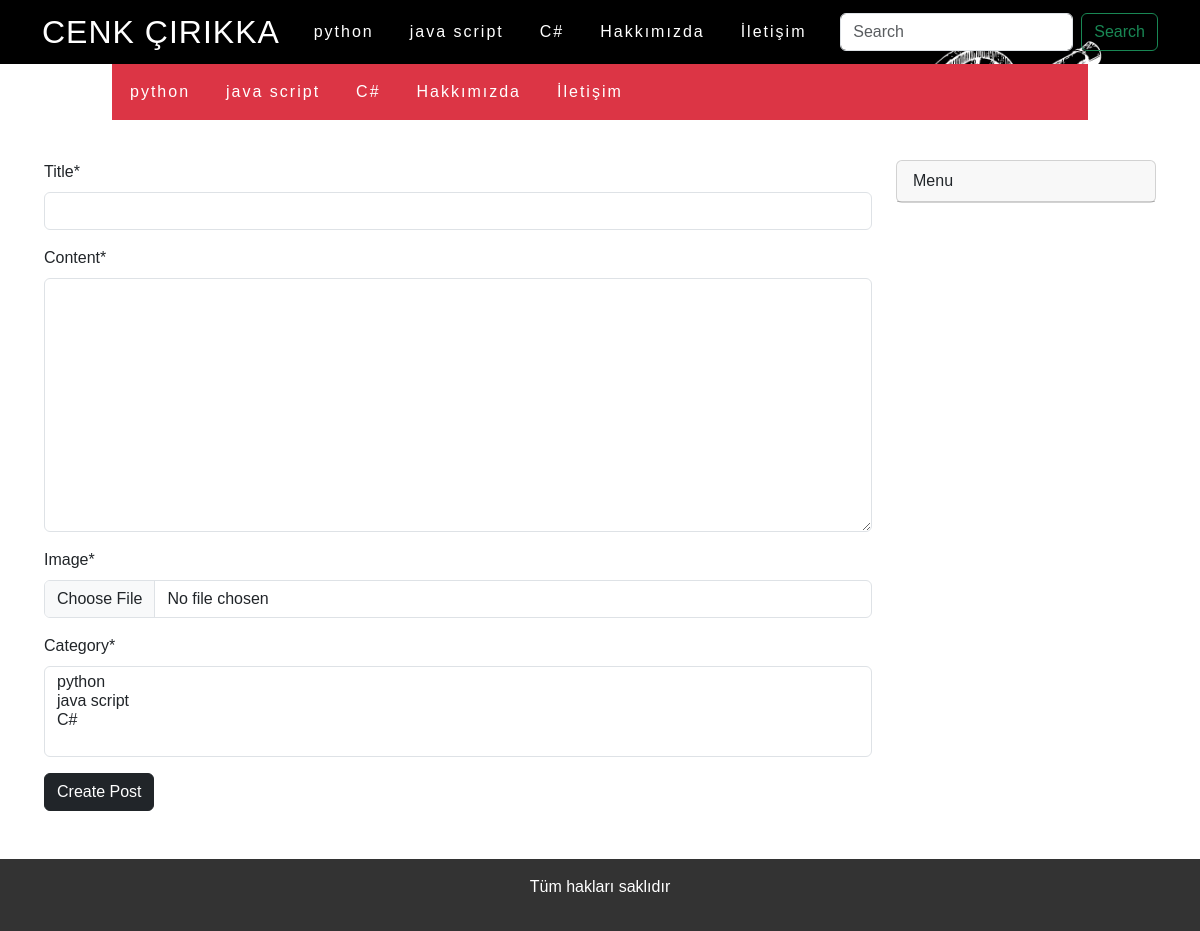
Before: /add-text (signed in) with the older database file.
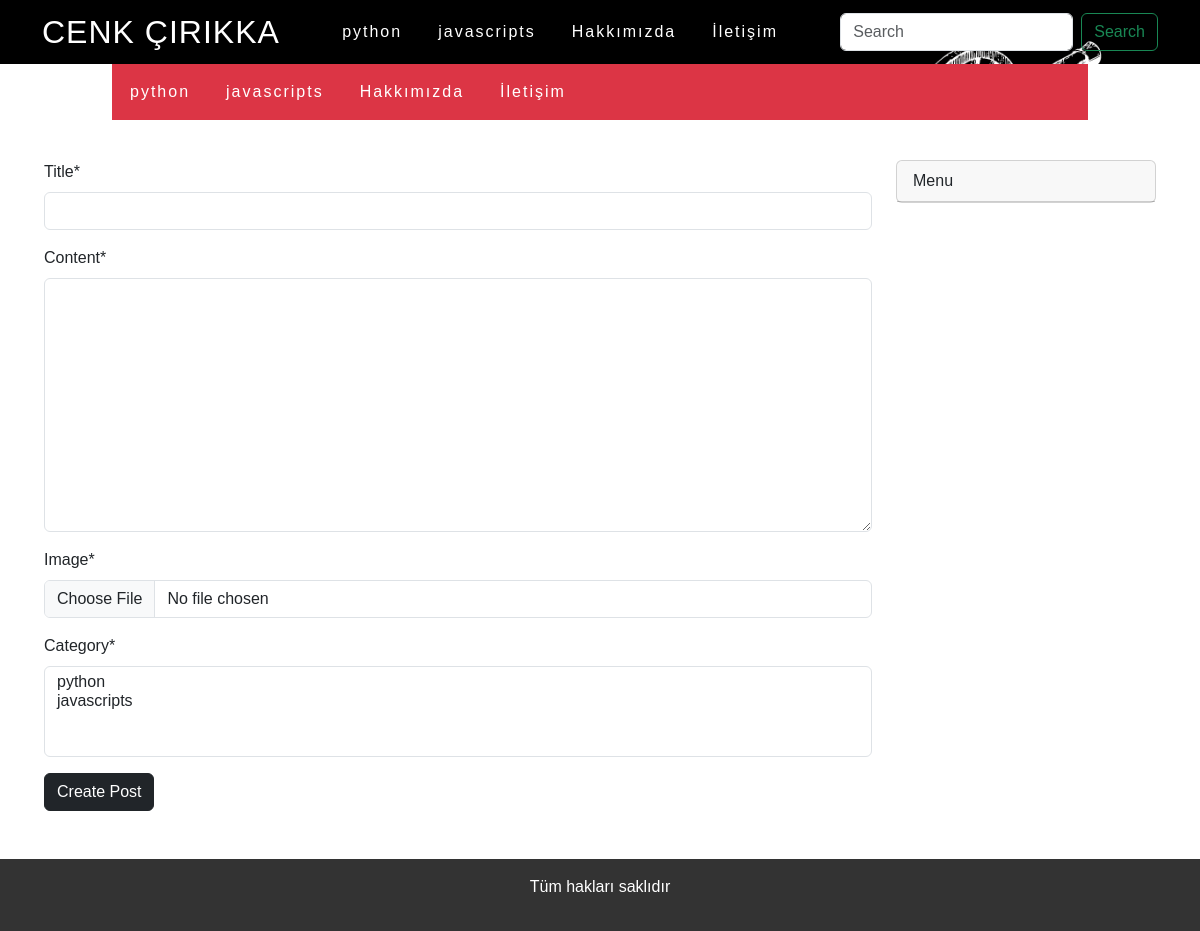
After: the same page with the newer database file.
### blog/models/category.py (models this page shows)
class categoryModel(models.Model):
    categoryName = models.CharField(max_length=30, blank=False, null=False)
    slug = AutoSlugField(populate_from= 'categoryName', unique=True)
    class Meta:
        db_table = 'category'
        verbose_name = 'Category'
        verbose_name_plural = 'Categories'
    def __str__(self):
        return self.categoryName

### blog/views/addText.py (the view, shortened to what this page needs)
# urls.py: path('add-text',addTextCreateView.as_view(), name='addText'),
class addTextCreateView(LoginRequiredMixin,CreateView):
    login_url = reverse_lazy('login')
    template_name='pages/addText.html'
    model = textModel
    fields = ['title','content','image','category']

### blog/templatetags/categoryList.py (called while the page is built)
@register.simple_tag
def categoryList():
    categories = categoryModel.objects.all()
    return categories

### blog/templates/pages/addText.html (shortened to what this page needs)
{% extends 'base.html' %}
{% load crispy_forms_tags %}
{% block content %}
    <form method="POST"  enctype="multipart/form-data" >
      {{form|crispy}}
      <input type ="submit" class="btn btn-dark mb-3" value = "Create Post"/>
    </form>
{% endblock %}

### templates/components/navbar.html (shortened to what this page needs)
{% load categoryList %}
{%load static%}
{% categoryList as categories %}
<div class="container">
<div class="row">
<nav class="navbar navbar-expand-lg bg-dark fixed-top bg-image" style="background-image: url('static/img/background2.png');  background-size: cover;" >
  <div class="container">
    <a class="logo" href="{% url 'home' %}">CENK ÇIRIKKA</a>
    <div class="collapse navbar-collapse justify-content-center " id="navbarNav">
      <ul class="navbar-nav">
        {% for category in categories %}
        <li class="nav-item">
          <a class="nav-link active text-white" aria-current="page" href="{% url 'category' categorySlug=category.slug %}">{{category.categoryName}}</a>
        </li>
        {% endfor %}
        <li class="nav-item">
          <a class="nav-link active text-white" aria-current="page" href="{% url 'about' %}">Hakkımızda</a>
        </li>
        <li class="nav-item">
          <a class="nav-link active text-white" aria-current="page" href="{% url 'contact' %}">İletişim</a>
        </li>
      </ul>
    </div>
    <form action="{% url 'home' %}" class="d-flex" role="search" style="z-index: 500;">
      <input
        name="query"
        class="form-control me-2"
        type="search"
        placeholder="Search"
        aria-label="Search"
      />
      <button class="btn btn-outline-success" type="submit">Search</button>
    </form>
  </div>
</nav>
</div>
<div class="row mt-4 ">
  <div class="container-fluid">
    <div class="col">
      <nav class="navbar navbar-expand-lg bg-danger">
        <ul class="navbar-nav">
          {% for category in categories %}
          <li class="nav-item">
            <a class="nav-link active text-white" aria-current="page" href="{% url 'category' categorySlug=category.slug %}">{{category.categoryName}}</a>
          </li>
          {% endfor %}
          <li class="nav-item">
            <a class="nav-link active text-white" aria-current="page" href="{% url 'about' %}">Hakkımızda</a>
          </li>
          <li class="nav-item">
            <a class="nav-link active text-white" aria-current="page" href="{% url 'contact' %}">İletişim</a>
          </li>
        </ul>
      </nav>
    </div>
  </div>
</div>
</div>

Changed rows visible on the page:
removed categoryModel: categoryName "C#"
changed categoryModel: categoryName "java script" → "javascripts"
Other visible differences:
form field category: "python / java script / C#" → "python / javascripts"
